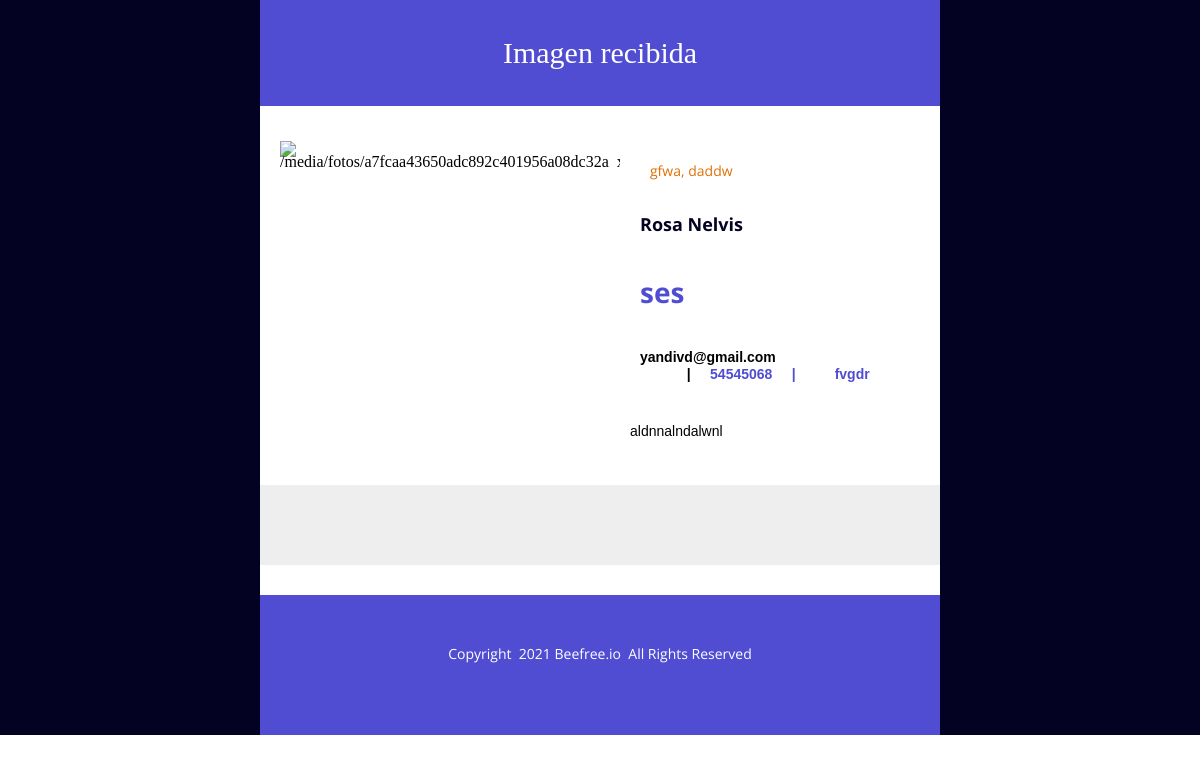
Page /test/ on the committed database.
### main/models.py (models this page shows, shortened)
class Imagen(models.Model):
    nombre = models.CharField(max_length=50)
    ig = models.CharField(max_length=500)
    categoria = models.CharField(max_length=50)
    provincia = models.CharField(max_length=20)
    municipio = models.CharField(max_length=20)
    referencia = models.CharField(max_length=500)
    email = models.EmailField()
    telf = models.CharField(max_length=15)
    direccion = models.CharField(max_length=100)
    foto = models.ImageField(upload_to='fotos')
    estado = models.ForeignKey(Estado, on_delete=models.CASCADE)
    class Meta:
        verbose_name = 'Imagen'
        verbose_name_plural = 'Imagenes'

### main/views.py (the view)
# urls.py: path('test/',views.test, name="test" ),
def test(request):
    return render(request, "send_email.html",{'foto':Imagen.objects.get(pk=1)})

### main/templates/send_email.html (shortened to what this page needs)
<!DOCTYPE html>
{% load static %}
<html lang="en" xmlns:o="urn:schemas-microsoft-com:office:office" xmlns:v="urn:schemas-microsoft-com:vml">
<head>
</head>
<body style="background-color: #FFFFFF; margin: 0; padding: 0; -webkit-text-size-adjust: none; text-size-adjust: none;">
<table align="center" border="0" cellpadding="0" cellspacing="0" class="row row-4" role="presentation" style="mso-table-lspace: 0pt; mso-table-rspace: 0pt; background-color: #030222;" width="100%">
<tbody>
<tr>
<td>
<table align="center" border="0" cellpadding="0" cellspacing="0" class="row-content stack" role="presentation" style="mso-table-lspace: 0pt; mso-table-rspace: 0pt; background-color: #504dd3; color: #000000; width: 680px;" width="680">
<tbody>
<tr>
<td class="column column-1" style="mso-table-lspace: 0pt; mso-table-rspace: 0pt; font-weight: 400; text-align: left; vertical-align: top; padding-top: 5px; padding-bottom: 5px; border-top: 0px; border-right: 0px; border-bottom: 0px; border-left: 0px;" width="100%">
<table border="0" cellpadding="0" cellspacing="0" class="text_block block-2" role="presentation" style="mso-table-lspace: 0pt; mso-table-rspace: 0pt; word-break: break-word;" width="100%">
<tr>
<td class="pad" style="padding-bottom:30px;padding-left:20px;padding-right:20px;padding-top:30px;">
<div style="font-family: Georgia, 'Times New Roman', serif">
<div class="" style="font-size: 14px; font-family: 'Droid Serif', Georgia, Times, 'Times New Roman', serif; mso-line-height-alt: 16.8px; color: #ffffff; line-height: 1.2;">
<p style="margin: 0; font-size: 14px; text-align: center; mso-line-height-alt: 16.8px;"><span style="font-size:30px;">Imagen recibida</span></p>
</div>
</div>
</td>
</tr>
</table>
</td>
</tr>
</tbody>
</table>
</td>
</tr>
</tbody>
</table>
<table align="center" border="0" cellpadding="0" cellspacing="0" class="row row-5" role="presentation" style="mso-table-lspace: 0pt; mso-table-rspace: 0pt; background-color: #030222;" width="100%">
<tbody>
<tr>
<td>
<table align="center" border="0" cellpadding="0" cellspacing="0" class="row-content stack" role="presentation" style="mso-table-lspace: 0pt; mso-table-rspace: 0pt; background-color: #ffffff; color: #000000; width: 680px;" width="680">
<tbody>
<tr>
<td class="column column-1" style="mso-table-lspace: 0pt; mso-table-rspace: 0pt; font-weight: 400; text-align: left; vertical-align: top; padding-top: 5px; padding-bottom: 5px; border-top: 0px; border-right: 0px; border-bottom: 0px; border-left: 0px;" width="100%">
<div class="spacer_block" style="height:20px;line-height:20px;font-size:1px;"> </div>
</td>
</tr>
</tbody>
</table>
</td>
</tr>
</tbody>
</table>
<table align="center" border="0" cellpadding="0" cellspacing="0" class="row row-6" role="presentation" style="mso-table-lspace: 0pt; mso-table-rspace: 0pt; background-color: #030222;" width="100%">
<tbody>
<tr>
<td>
<table align="center" border="0" cellpadding="0" cellspacing="0" class="row-content stack" role="presentation" style="mso-table-lspace: 0pt; mso-table-rspace: 0pt; background-color: #ffffff; color: #000000; width: 680px;" width="680">
<tbody>
<tr>
<td class="column column-1" style="mso-table-lspace: 0pt; mso-table-rspace: 0pt; font-weight: 400; text-align: left; vertical-align: top; border-top: 0px; border-right: 0px; border-bottom: 0px; border-left: 0px;" width="50%">
<table border="0" cellpadding="0" cellspacing="0" class="image_block block-2" role="presentation" style="mso-table-lspace: 0pt; mso-table-rspace: 0pt;" width="100%">
<tr>
<td class="pad" style="width:100%;padding-right:0px;padding-left:20px;padding-top:5px;padding-bottom:5px;">
<div align="center" class="alignment" style="line-height:10px">
	<img alt="{{foto.foto.url}}" src="https://i2.wp.com/www.piratesandprincesses.net/wp-content/uploads/2023/01/Spidy-and-His-Amazing-Friands.jpg?fit=1778%2C1000&ssl=1" style="display: block; height: auto; border: 0; width: 340px; max-width: 100%;" title="house" width="340"/>
</div>
</td>
</tr>
</table>
</td>
<td class="column column-2" style="mso-table-lspace: 0pt; mso-table-rspace: 0pt; font-weight: 400; text-align: left; vertical-align: top; border-top: 0px; border-right: 0px; border-bottom: 0px; border-left: 0px;" width="50%">
<table border="0" cellpadding="0" cellspacing="0" class="icons_block block-3" role="presentation" style="mso-table-lspace: 0pt; mso-table-rspace: 0pt;" width="100%">
<tr>
<td class="pad" style="vertical-align: middle; color: #df7004; font-family: 'Open Sans', 'Helvetica Neue', Helvetica, Arial, sans-serif; font-size: 14px; padding-left: 20px; padding-right: 20px; text-align: left; padding-top: 25px;">
<table cellpadding="0" cellspacing="0" role="presentation" style="mso-table-lspace: 0pt; mso-table-rspace: 0pt;" width="100%">
<tr>
<td class="alignment" style="vertical-align: middle; text-align: left;">
<table cellpadding="0" cellspacing="0" class="icons-inner" role="presentation" style="mso-table-lspace: 0pt; mso-table-rspace: 0pt; display: inline-block; margin-right: -4px; padding-left: 0px; padding-right: 0px;">
<tr>
<td style="vertical-align: middle; text-align: center; padding-top: 5px; padding-bottom: 5px; padding-left: 5px; padding-right: 5px;"></td>
<td style="font-family: 'Open Sans', 'Helvetica Neue', Helvetica, Arial, sans-serif; font-size: 14px; color: #df7004; vertical-align: middle; letter-spacing: undefined; text-align: left;">{{foto.provincia}}, {{foto.municipio}}</td>
</tr>
</table>
</td>
</tr>
</table>
</td>
</tr>
</table>
<table border="0" cellpadding="0" cellspacing="0" class="text_block block-5" role="presentation" style="mso-table-lspace: 0pt; mso-table-rspace: 0pt; word-break: break-word;" width="100%">
<tr>
<td class="pad" style="padding-bottom:10px;padding-left:20px;padding-right:20px;padding-top:30px;">
<div style="font-family: Arial, sans-serif">
<div class="" style="font-size: 14px; font-family: 'Open Sans', 'Helvetica Neue', Helvetica, Arial, sans-serif; mso-line-height-alt: 16.8px; color: #030222; line-height: 1.2;">
<p style="margin: 0; font-size: 14px; mso-line-height-alt: 16.8px;"><strong><span style="font-size:18px;">{{foto.nombre}}</span></strong></p>
</div>
</div>
</td>
</tr>
</table>
<table border="0" cellpadding="0" cellspacing="0" class="text_block block-7" role="presentation" style="mso-table-lspace: 0pt; mso-table-rspace: 0pt; word-break: break-word;" width="100%">
<tr>
<td class="pad" style="padding-bottom:10px;padding-left:20px;padding-right:20px;padding-top:30px;">
<div style="font-family: Arial, sans-serif">
<div class="" style="font-size: 14px; font-family: 'Open Sans', 'Helvetica Neue', Helvetica, Arial, sans-serif; mso-line-height-alt: 16.8px; color: #504dd3; line-height: 1.2;">
<p style="margin: 0; font-size: 14px; mso-line-height-alt: 16.8px;"><strong><span style="font-size:28px;">{{foto.categoria}}</span></strong></p>
</div>
</div>
</td>
</tr>
</table>
<table border="0" cellpadding="0" cellspacing="0" class="text_block block-9" role="presentation" style="mso-table-lspace: 0pt; mso-table-rspace: 0pt; word-break: break-word;" width="100%">
<tr>
<td class="pad" style="padding-bottom:10px;padding-left:20px;padding-right:20px;padding-top:30px;">
<div style="font-family: sans-serif">
<div class="" style="font-size: 14px; font-family: Arial, Helvetica Neue, Helvetica, sans-serif; mso-line-height-alt: 16.8px; color: #504dd3; line-height: 1.2;">
<p style="margin: 0; font-size: 14px; mso-line-height-alt: 16.8px;"><strong><span style="color:#010001;">{{foto.email}}</span><br><span style="color:#010001;">            |     <span style="color:#504dd3;">{{foto.telf}}     |          {{foto.ig}}</span></span></strong></p>
</div>
</div>
</td>
</tr>
</table>
<table border="0" cellpadding="0" cellspacing="0" class="paragraph_block block-11" role="presentation" style="mso-table-lspace: 0pt; mso-table-rspace: 0pt; word-break: break-word;" width="100%">
<tr>
<td class="pad" style="padding-top:30px;padding-right:10px;padding-bottom:15px;padding-left:10px;">
<div style="color:#000000;font-size:14px;font-family:Arial, Helvetica Neue, Helvetica, sans-serif;font-weight:400;line-height:120%;text-align:left;direction:ltr;letter-spacing:0px;mso-line-height-alt:16.8px;">
<p style="margin: 0;">{{foto.referencia}}</p>
</div>
</td>
</tr>
</table>
</td>
</tr>
</tbody>
</table>
</td>
</tr>
</tbody>
</table>
<table align="center" border="0" cellpadding="0" cellspacing="0" class="row row-9" role="presentation" style="mso-table-lspace: 0pt; mso-table-rspace: 0pt; background-color: #030222;" width="100%">
<tbody>
<tr>
<td>
<table align="center" border="0" cellpadding="0" cellspacing="0" class="row-content stack" role="presentation" style="mso-table-lspace: 0pt; mso-table-rspace: 0pt; background-color: #ffffff; color: #000000; width: 680px;" width="680">
<tbody>
<tr>
<td class="column column-1" style="mso-table-lspace: 0pt; mso-table-rspace: 0pt; font-weight: 400; text-align: left; vertical-align: top; padding-top: 5px; padding-bottom: 5px; border-top: 0px; border-right: 0px; border-bottom: 0px; border-left: 0px;" width="100%">
<div class="spacer_block" style="height:20px;line-height:20px;font-size:1px;"> </div>
</td>
</tr>
</tbody>
</table>
</td>
</tr>
</tbody>
</table>
<table align="center" border="0" cellpadding="0" cellspacing="0" class="row row-11" role="presentation" style="mso-table-lspace: 0pt; mso-table-rspace: 0pt; background-color: #030222;" width="100%">
<tbody>
<tr>
<td>
<table align="center" border="0" cellpadding="0" cellspacing="0" class="row-content stack" role="presentation" style="mso-table-lspace: 0pt; mso-table-rspace: 0pt; background-color: #eeeeee; color: #000000; width: 680px;" width="680">
<tbody>
<tr>
<td class="column column-1" style="mso-table-lspace: 0pt; mso-table-rspace: 0pt; font-weight: 400; text-align: left; vertical-align: top; padding-top: 5px; padding-bottom: 5px; border-top: 0px; border-right: 0px; border-bottom: 0px; border-left: 0px;" width="100%">
<div class="spacer_block" style="height:40px;line-height:20px;font-size:1px;"> </div>
</td>
</tr>
</tbody>
</table>
</td>
</tr>
</tbody>
</table>
<table align="center" border="0" cellpadding="0" cellspacing="0" class="row row-12" role="presentation" style="mso-table-lspace: 0pt; mso-table-rspace: 0pt; background-color: #030222;" width="100%">
<tbody>
<tr>
<td>
<table align="center" border="0" cellpadding="0" cellspacing="0" class="row-content stack" role="presentation" style="mso-table-lspace: 0pt; mso-table-rspace: 0pt; background-color: #eeeeee; color: #000000; width: 680px;" width="680">
<tbody>
<tr>
<td class="column column-1" style="mso-table-lspace: 0pt; mso-table-rspace: 0pt; font-weight: 400; text-align: left; vertical-align: top; padding-top: 5px; padding-bottom: 5px; border-top: 0px; border-right: 0px; border-bottom: 0px; border-left: 0px;" width="100%">
<div class="spacer_block" style="height:20px;line-height:20px;font-size:1px;"> </div>
</td>
</tr>
</tbody>
</table>
</td>
</tr>
</tbody>
</table>
<table align="center" border="0" cellpadding="0" cellspacing="0" class="row row-13" role="presentation" style="mso-table-lspace: 0pt; mso-table-rspace: 0pt; background-color: #030222;" width="100%">
<tbody>
<tr>
<td>
<table align="center" border="0" cellpadding="0" cellspacing="0" class="row-content stack" role="presentation" style="mso-table-lspace: 0pt; mso-table-rspace: 0pt; background-color: #ffffff; color: #000000; width: 680px;" width="680">
<tbody>
<tr>
<td class="column column-1" style="mso-table-lspace: 0pt; mso-table-rspace: 0pt; font-weight: 400; text-align: left; vertical-align: top; padding-top: 5px; padding-bottom: 5px; border-top: 0px; border-right: 0px; border-bottom: 0px; border-left: 0px;" width="100%">
<div class="spacer_block" style="height:20px;line-height:20px;font-size:1px;"> </div>
</td>
</tr>
</tbody>
</table>
</td>
</tr>
</tbody>
</table>
<table align="center" border="0" cellpadding="0" cellspacing="0" class="row row-14" role="presentation" style="mso-table-lspace: 0pt; mso-table-rspace: 0pt; background-color: #030222;" width="100%">
<tbody>
<tr>
<td>
<table align="center" border="0" cellpadding="0" cellspacing="0" class="row-content stack" role="presentation" style="mso-table-lspace: 0pt; mso-table-rspace: 0pt; background-color: #504dd3; color: #000000; width: 680px;" width="680">
<tbody>
<tr>
<td class="column column-1" style="mso-table-lspace: 0pt; mso-table-rspace: 0pt; font-weight: 400; text-align: left; vertical-align: top; padding-top: 5px; padding-bottom: 5px; border-top: 0px; border-right: 0px; border-bottom: 0px; border-left: 0px;" width="100%">
<table border="0" cellpadding="0" cellspacing="0" class="text_block block-6" role="presentation" style="mso-table-lspace: 0pt; mso-table-rspace: 0pt; word-break: break-word;" width="100%">
<tr>
<td class="pad" style="padding-bottom:10px;padding-left:20px;padding-right:20px;padding-top:30px;">
<div style="font-family: Arial, sans-serif">
<div class="" style="font-size: 14px; font-family: 'Open Sans', 'Helvetica Neue', Helvetica, Arial, sans-serif; mso-line-height-alt: 16.8px; color: #ffffff; line-height: 1.2;">
<p style="margin: 0; mso-line-height-alt: 16.8px;"> </p>
<p style="margin: 0; text-align: center; mso-line-height-alt: 16.8px;">Copyright  2021 Beefree.io  All Rights Reserved</p>
<p style="margin: 0; mso-line-height-alt: 16.8px;"> </p>
</div>
</div>
</td>
</tr>
</table>
<table border="0" cellpadding="0" cellspacing="0" class="text_block block-7" role="presentation" style="mso-table-lspace: 0pt; mso-table-rspace: 0pt; word-break: break-word;" width="100%">
<tr>
<td class="pad" style="padding-bottom:30px;padding-left:15px;padding-right:25px;padding-top:10px;">
</td>
</tr>
</table>
</td>
</tr>
</tbody>
</table>
</td>
</tr>
</tbody>
</table>
<table align="center" border="0" cellpadding="0" cellspacing="0" class="row row-15" role="presentation" style="mso-table-lspace: 0pt; mso-table-rspace: 0pt;" width="100%">
<tbody>
<tr>
<td>
<table align="center" border="0" cellpadding="0" cellspacing="0" class="row-content stack" role="presentation" style="mso-table-lspace: 0pt; mso-table-rspace: 0pt; color: #000000; width: 680px;" width="680">
<tbody>
<tr>
<td class="column column-1" style="mso-table-lspace: 0pt; mso-table-rspace: 0pt; font-weight: 400; text-align: left; vertical-align: top; padding-top: 5px; padding-bottom: 5px; border-top: 0px; border-right: 0px; border-bottom: 0px; border-left: 0px;" width="100%">
<table border="0" cellpadding="0" cellspacing="0" class="icons_block block-1" role="presentation" style="mso-table-lspace: 0pt; mso-table-rspace: 0pt;" width="100%">
<tr>
<td class="pad" style="vertical-align: middle; color: #9d9d9d; font-family: inherit; font-size: 15px; padding-bottom: 5px; padding-top: 5px; text-align: center;">
</td>
</tr>
</table>
</td>
</tr>
</tbody>
</table>
</td>
</tr>
</tbody>
</table>
</body>
</html>

### main/templates/send_email.html (style rules this page uses)
* { box-sizing: border-box; }
body { margin: 0; padding: 0; }
p { line-height: inherit }

### rows in the picture
Imagen: provincia "gfwa", municipio "daddw", nombre "Rosa Nelvis", categoria "ses", email "yandivd@gmail.com", telf "54545068", ig "fvgdr", referencia "aldnnalndalwnl"
